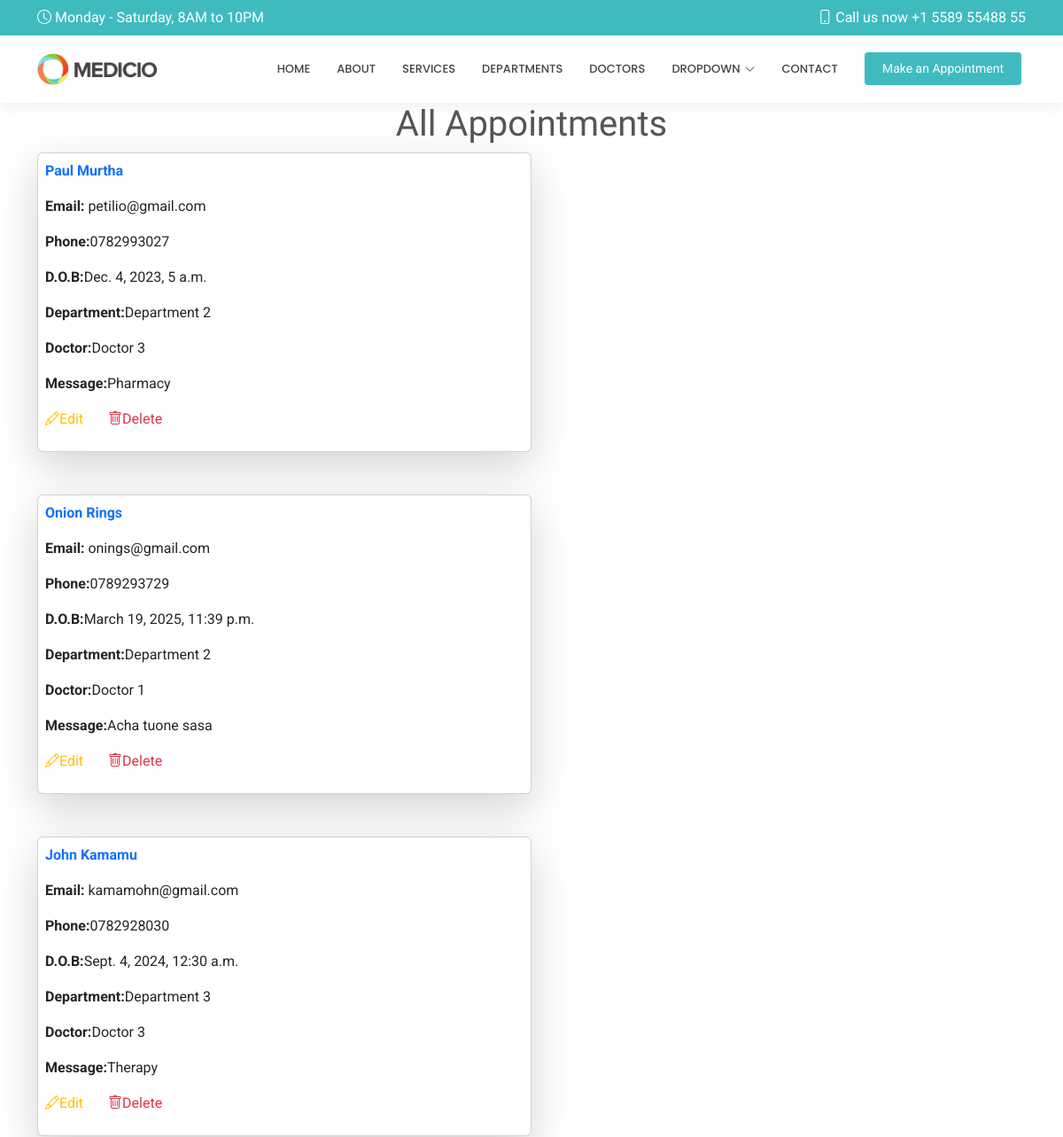
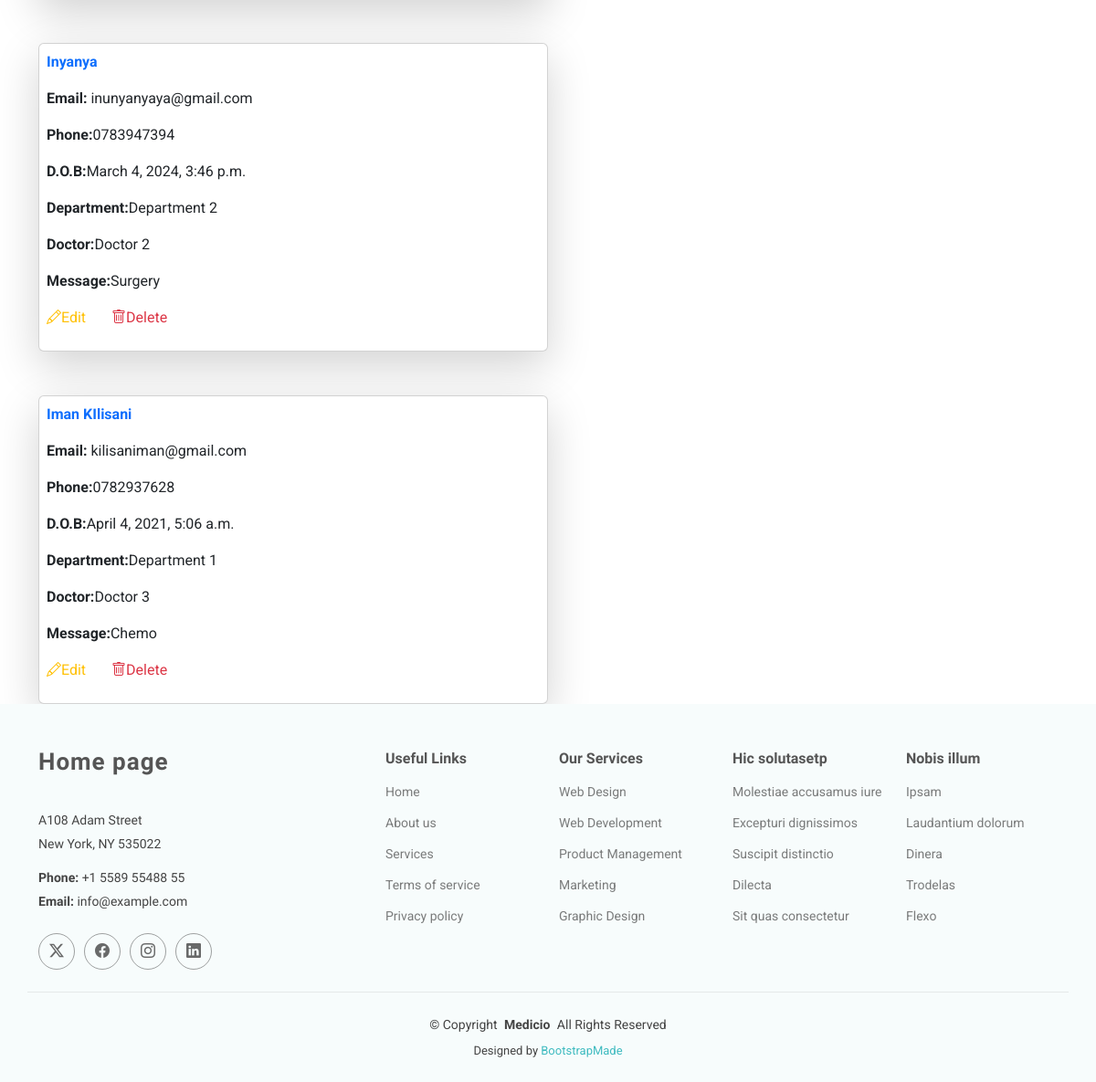
Page /show-appointments/ on the committed database (2 pictures, top to bottom).
### HospitalApp/models.py (models this page shows, shortened)
class Appointment(models.Model):
    name = models.CharField(max_length=50)
    email = models.EmailField()
    phone_number = models.CharField(max_length=10)
    date_of_birth = models.DateTimeField()
    department = models.CharField(max_length=50)
    doctor = models.CharField(max_length=50)
    message = models.TextField()

### HospitalApp/views.py (the view)
# urls.py: path('show-appointments/', views.showappoint, name='show-appointments'),
def showappoint(request):
    all = Appointment.objects.all()
    return render(request, 'showappointments.html', {'appointments': all})

### Templates/showappointments.html (shortened to what this page needs)
{% extends 'starter-page.html' %}
{% load static %}
{% block content %}
    <h1 class="text-center">All Appointments</h1>
    <div class="d-flex gap-5 flex-wrap container">
    {% for x in appointments %}
        <div class="card w-50 p-2 shadow-lg">
        <p class="fw-bolder text-primary">{{ x.name }}</p>
        <p><b>Email:</b> {{ x.email }}</p>
        <p><b>Phone:</b>{{ x.phone_number }}</p>
        <p><b>D.O.B:</b>{{ x.date_of_birth }}</p>
        <p><b>Department:</b>{{ x.department }}</p>
        <p><b>Doctor:</b>{{ x.doctor }}</p>
        <p><b>Message:</b>{{ x.message }}</p>
        <p>
            <a href="{% url 'edit-appointment-details' x.id %}" class="text-warning me-4">
                <i class="bi bi-pencil"></i>Edit
            </a>
            <a href="/deleteappoint/{{ x.id }}" class="text-danger">
                <i class="bi bi-trash"></i>Delete
            </a>
        </p>
        </div>
    {% endfor %}
    </div>
{% endblock %}

### static/assets/css/main.css (style rules this page uses)
:root { --default-font: "Roboto", system-ui, -apple-system, "Segoe UI", Roboto, "Helvetica Neue", Arial, "Noto Sans", "Liberation Sans", sans-serif, "Apple Color Emoji", "Segoe UI Emoji", "Segoe UI Symbol", "Noto Color Emoji"; --heading-font: "Raleway", sans-serif; --nav-font: "Poppins", sans-serif; }
:root { --background-color: #ffffff; --default-color: #444444; --heading-color: #555555; --accent-color: #3fbbc0; --surface-color: #ffffff; --contrast-color: #ffffff; }
:root { --nav-color: #444444; --nav-hover-color: #3fbbc0; --nav-mobile-background-color: #ffffff; --nav-dropdown-background-color: #ffffff; --nav-dropdown-color: #444444; --nav-dropdown-hover-color: #3fbbc0; }
:root { scroll-behavior: smooth; }
body { color: var(--default-color); background-color: var(--background-color); font-family: var(--default-font); }
a { color: var(--accent-color); text-decoration: none; transition: 0.3s; }
h1, h2, h3, h4, h5, h6 { color: var(--heading-color); font-family: var(--heading-font); }

### rows in the picture
Appointment: name "Paul Murtha", email "petilio@gmail.com", phone_number "0782993027", date_of_birth "Dec. 4, 2023, 5 a.m.", department "Department 2", doctor "Doctor 3", message "Pharmacy"
Appointment: name "Onion Rings", email "onings@gmail.com", phone_number "0789293729", date_of_birth "March 19, 2025, 11:39 p.m.", department "Department 2", doctor "Doctor 1", message "Acha tuone sasa"
Appointment: name "John Kamamu", email "kamamohn@gmail.com", phone_number "0782928030", date_of_birth "Sept. 4, 2024, 12:30 a.m.", department "Department 3", doctor "Doctor 3", message "Therapy"
Appointment: name "Inyanya", email "inunyanyaya@gmail.com", phone_number "0783947394", date_of_birth "March 4, 2024, 3:46 p.m.", department "Department 2", doctor "Doctor 2", message "Surgery"
Appointment: name "Iman KIlisani", email "kilisaniman@gmail.com", phone_number "0782937628", date_of_birth "April 4, 2021, 5:06 a.m.", department "Department 1", doctor "Doctor 3", message "Chemo"
